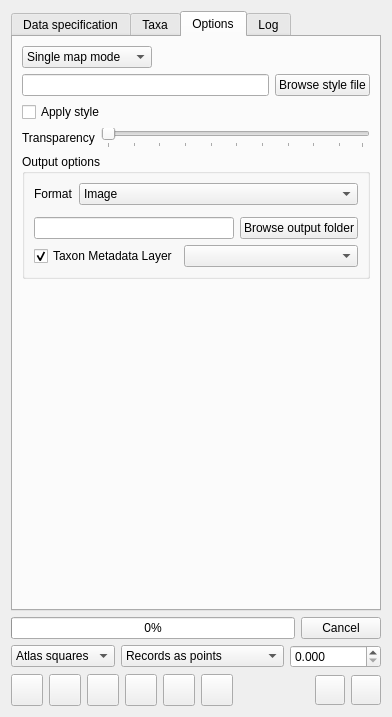
<?xml version="1.0" encoding="UTF-8"?>
<ui version="4.0">
 <class>Biorec</class>
 <widget class="QDialog" name="Biorec">
  <property name="geometry">
   <rect>
    <x>0</x>
    <y>0</y>
    <width>391</width>
    <height>717</height>
   </rect>
  </property>
  <property name="windowTitle">
   <string>FSC QGIS plugin</string>
  </property>
  <layout class="QVBoxLayout" name="verticalLayout_7">
   <item>
    <widget class="QTabWidget" name="tabWidget">
     <property name="currentIndex">
      <number>2</number>
     </property>
     <widget class="QWidget" name="tab">
      <attribute name="title">
       <string>Data specification</string>
      </attribute>
      <layout class="QVBoxLayout" name="verticalLayout_9">
       <item>
        <widget class="QgsCollapsibleGroupBox" name="mGroupBox_4">
         <property name="title">
          <string>Source definition</string>
         </property>
         <layout class="QVBoxLayout" name="verticalLayout_8">
          <item>
           <layout class="QHBoxLayout" name="horizontalLayout_12">
            <item>
             <widget class="QComboBox" name="cboDatasource">
              <item>
               <property name="text">
                <string>Create source from CSV file</string>
               </property>
              </item>
              <item>
               <property name="text">
                <string>Create source from R6 database</string>
               </property>
              </item>
             </widget>
            </item>
            <item>
             <widget class="QPushButton" name="butBrowse">
              <property name="enabled">
               <bool>true</bool>
              </property>
              <property name="minimumSize">
               <size>
                <width>30</width>
                <height>0</height>
               </size>
              </property>
              <property name="maximumSize">
               <size>
                <width>30</width>
                <height>16777215</height>
               </size>
              </property>
              <property name="toolTip">
               <string>Define data source</string>
              </property>
              <property name="text">
               <string>...</string>
              </property>
             </widget>
            </item>
           </layout>
          </item>
          <item>
           <layout class="QHBoxLayout" name="horizontalLayout_11">
            <item>
             <widget class="QLabel" name="lblLayer">
              <property name="text">
               <string>Source layer</string>
              </property>
             </widget>
            </item>
            <item>
             <widget class="QgsMapLayerComboBox" name="mlcbSourceLayer">
              <property name="sizePolicy">
               <sizepolicy hsizetype="Expanding" vsizetype="Fixed">
                <horstretch>0</horstretch>
                <verstretch>0</verstretch>
               </sizepolicy>
              </property>
              <property name="allowEmptyLayer" stdset="0">
               <bool>true</bool>
              </property>
             </widget>
            </item>
           </layout>
          </item>
         </layout>
        </widget>
       </item>
       <item>
        <widget class="QgsCollapsibleGroupBox" name="mGroupBox_5">
         <property name="title">
          <string>Column definitions</string>
         </property>
         <layout class="QFormLayout" name="formLayout">
          <item row="0" column="0">
           <widget class="QLabel" name="lblGridRefCol">
            <property name="text">
             <string>OS Grid Ref Column</string>
            </property>
           </widget>
          </item>
          <item row="0" column="1">
           <widget class="QgsFieldComboBox" name="fcbGridRefCol">
            <property name="sizePolicy">
             <sizepolicy hsizetype="Expanding" vsizetype="Fixed">
              <horstretch>0</horstretch>
              <verstretch>0</verstretch>
             </sizepolicy>
            </property>
            <property name="editable">
             <bool>false</bool>
            </property>
            <property name="allowEmptyFieldName" stdset="0">
             <bool>true</bool>
            </property>
           </widget>
          </item>
          <item row="1" column="0">
           <widget class="QLabel" name="lblXCol">
            <property name="text">
             <string>X Column</string>
            </property>
           </widget>
          </item>
          <item row="1" column="1">
           <widget class="QgsFieldComboBox" name="fcbXCol">
            <property name="sizePolicy">
             <sizepolicy hsizetype="Expanding" vsizetype="Fixed">
              <horstretch>0</horstretch>
              <verstretch>0</verstretch>
             </sizepolicy>
            </property>
            <property name="allowEmptyFieldName" stdset="0">
             <bool>true</bool>
            </property>
           </widget>
          </item>
          <item row="2" column="0">
           <widget class="QLabel" name="lblYCol">
            <property name="text">
             <string>Y Column</string>
            </property>
           </widget>
          </item>
          <item row="2" column="1">
           <widget class="QgsFieldComboBox" name="fcbYCol">
            <property name="sizePolicy">
             <sizepolicy hsizetype="Expanding" vsizetype="Fixed">
              <horstretch>0</horstretch>
              <verstretch>0</verstretch>
             </sizepolicy>
            </property>
            <property name="allowEmptyFieldName" stdset="0">
             <bool>true</bool>
            </property>
           </widget>
          </item>
          <item row="3" column="0">
           <widget class="QLabel" name="label_3">
            <property name="text">
             <string>Start Date Column</string>
            </property>
           </widget>
          </item>
          <item row="3" column="1">
           <widget class="QgsFieldComboBox" name="fcbDateCol">
            <property name="allowEmptyFieldName" stdset="0">
             <bool>true</bool>
            </property>
           </widget>
          </item>
          <item row="4" column="0">
           <widget class="QLabel" name="label_4">
            <property name="text">
             <string>End Date Column</string>
            </property>
           </widget>
          </item>
          <item row="4" column="1">
           <widget class="QgsFieldComboBox" name="fcbDate2Col">
            <property name="allowEmptyFieldName" stdset="0">
             <bool>true</bool>
            </property>
           </widget>
          </item>
          <item row="5" column="0">
           <widget class="QLabel" name="lblAbundanceColumn">
            <property name="text">
             <string>Abundance Column</string>
            </property>
           </widget>
          </item>
          <item row="5" column="1">
           <widget class="QgsFieldComboBox" name="fcbAbundanceCol">
            <property name="allowEmptyFieldName" stdset="0">
             <bool>true</bool>
            </property>
           </widget>
          </item>
          <item row="6" column="0">
           <widget class="QLabel" name="lblGroupingCol">
            <property name="enabled">
             <bool>true</bool>
            </property>
            <property name="text">
             <string>Grouping Column</string>
            </property>
           </widget>
          </item>
          <item row="6" column="1">
           <widget class="QgsFieldComboBox" name="fcbGroupingCol">
            <property name="allowEmptyFieldName" stdset="0">
             <bool>true</bool>
            </property>
           </widget>
          </item>
          <item row="7" column="0">
           <widget class="QLabel" name="lblTaxonCol">
            <property name="text">
             <string>Taxon Column</string>
            </property>
           </widget>
          </item>
          <item row="7" column="1">
           <widget class="QgsFieldComboBox" name="fcbTaxonCol">
            <property name="allowEmptyFieldName" stdset="0">
             <bool>true</bool>
            </property>
           </widget>
          </item>
         </layout>
        </widget>
       </item>
       <item>
        <layout class="QHBoxLayout" name="horizontalLayout_13">
         <item>
          <widget class="QCheckBox" name="cbIsScientific">
           <property name="enabled">
            <bool>false</bool>
           </property>
           <property name="toolTip">
            <string>Select if taxon column contains scientific binomials</string>
           </property>
           <property name="text">
            <string>Scientific names</string>
           </property>
           <property name="checked">
            <bool>false</bool>
           </property>
          </widget>
         </item>
         <item>
          <widget class="QCheckBox" name="cbLoadTaxa">
           <property name="enabled">
            <bool>true</bool>
           </property>
           <property name="toolTip">
            <string>Select if taxon column contains scientific binomials</string>
           </property>
           <property name="text">
            <string>Load taxa on source selection</string>
           </property>
           <property name="checked">
            <bool>true</bool>
           </property>
          </widget>
         </item>
         <item>
          <spacer name="horizontalSpacer_4">
           <property name="orientation">
            <enum>Qt::Horizontal</enum>
           </property>
           <property name="sizeHint" stdset="0">
            <size>
             <width>18</width>
             <height>20</height>
            </size>
           </property>
          </spacer>
         </item>
        </layout>
       </item>
       <item>
        <widget class="QgsCollapsibleGroupBox" name="mGroupBox_2">
         <property name="title">
          <string>Input CRS</string>
         </property>
         <property name="collapsed" stdset="0">
          <bool>true</bool>
         </property>
         <layout class="QVBoxLayout" name="verticalLayout_6">
          <item>
           <widget class="QgsProjectionSelectionWidget" name="pswInputCRS" native="true">
            <property name="sizePolicy">
             <sizepolicy hsizetype="Expanding" vsizetype="Preferred">
              <horstretch>0</horstretch>
              <verstretch>0</verstretch>
             </sizepolicy>
            </property>
           </widget>
          </item>
         </layout>
        </widget>
       </item>
       <item>
        <widget class="QgsCollapsibleGroupBox" name="mGroupBox_3">
         <property name="title">
          <string>Output CRS</string>
         </property>
         <property name="collapsed" stdset="0">
          <bool>true</bool>
         </property>
         <layout class="QVBoxLayout" name="verticalLayout">
          <item>
           <layout class="QHBoxLayout" name="horizontalLayout_7">
            <item>
             <widget class="QRadioButton" name="rbOutCrsBritish">
              <property name="sizePolicy">
               <sizepolicy hsizetype="MinimumExpanding" vsizetype="Fixed">
                <horstretch>0</horstretch>
                <verstretch>0</verstretch>
               </sizepolicy>
              </property>
              <property name="minimumSize">
               <size>
                <width>50</width>
                <height>0</height>
               </size>
              </property>
              <property name="text">
               <string>British</string>
              </property>
              <property name="checked">
               <bool>true</bool>
              </property>
             </widget>
            </item>
            <item>
             <widget class="QRadioButton" name="rbOutCrsIrish">
              <property name="sizePolicy">
               <sizepolicy hsizetype="MinimumExpanding" vsizetype="Fixed">
                <horstretch>0</horstretch>
                <verstretch>0</verstretch>
               </sizepolicy>
              </property>
              <property name="minimumSize">
               <size>
                <width>50</width>
                <height>0</height>
               </size>
              </property>
              <property name="text">
               <string>Irish</string>
              </property>
             </widget>
            </item>
            <item>
             <widget class="QRadioButton" name="rbOutCrsInput">
              <property name="sizePolicy">
               <sizepolicy hsizetype="MinimumExpanding" vsizetype="Fixed">
                <horstretch>0</horstretch>
                <verstretch>0</verstretch>
               </sizepolicy>
              </property>
              <property name="minimumSize">
               <size>
                <width>50</width>
                <height>0</height>
               </size>
              </property>
              <property name="text">
               <string>Input</string>
              </property>
             </widget>
            </item>
            <item>
             <widget class="QRadioButton" name="rbOutCrsOther">
              <property name="sizePolicy">
               <sizepolicy hsizetype="MinimumExpanding" vsizetype="Fixed">
                <horstretch>0</horstretch>
                <verstretch>0</verstretch>
               </sizepolicy>
              </property>
              <property name="minimumSize">
               <size>
                <width>50</width>
                <height>0</height>
               </size>
              </property>
              <property name="text">
               <string>Other</string>
              </property>
             </widget>
            </item>
            <item>
             <spacer name="horizontalSpacer_2">
              <property name="orientation">
               <enum>Qt::Horizontal</enum>
              </property>
              <property name="sizeHint" stdset="0">
               <size>
                <width>40</width>
                <height>20</height>
               </size>
              </property>
             </spacer>
            </item>
           </layout>
          </item>
          <item>
           <widget class="QgsProjectionSelectionWidget" name="pswOutputCRS" native="true">
            <property name="sizePolicy">
             <sizepolicy hsizetype="Expanding" vsizetype="Preferred">
              <horstretch>0</horstretch>
              <verstretch>0</verstretch>
             </sizepolicy>
            </property>
           </widget>
          </item>
         </layout>
        </widget>
       </item>
       <item>
        <spacer name="verticalSpacer_2">
         <property name="orientation">
          <enum>Qt::Vertical</enum>
         </property>
         <property name="sizeHint" stdset="0">
          <size>
           <width>20</width>
           <height>84</height>
          </size>
         </property>
        </spacer>
       </item>
      </layout>
     </widget>
     <widget class="QWidget" name="tab_3">
      <attribute name="title">
       <string>Taxa</string>
      </attribute>
      <layout class="QVBoxLayout" name="verticalLayout_3">
       <item>
        <widget class="QTreeView" name="tvTaxa">
         <property name="toolTip">
          <string/>
         </property>
         <attribute name="headerVisible">
          <bool>false</bool>
         </attribute>
        </widget>
       </item>
       <item>
        <widget class="QFrame" name="frame_2">
         <property name="sizePolicy">
          <sizepolicy hsizetype="Ignored" vsizetype="Preferred">
           <horstretch>0</horstretch>
           <verstretch>0</verstretch>
          </sizepolicy>
         </property>
         <property name="frameShape">
          <enum>QFrame::NoFrame</enum>
         </property>
         <property name="frameShadow">
          <enum>QFrame::Raised</enum>
         </property>
         <layout class="QHBoxLayout" name="horizontalLayout">
          <property name="spacing">
           <number>2</number>
          </property>
          <property name="leftMargin">
           <number>0</number>
          </property>
          <property name="topMargin">
           <number>0</number>
          </property>
          <property name="rightMargin">
           <number>0</number>
          </property>
          <property name="bottomMargin">
           <number>0</number>
          </property>
          <item>
           <widget class="QPushButton" name="butContract">
            <property name="sizePolicy">
             <sizepolicy hsizetype="Fixed" vsizetype="Fixed">
              <horstretch>0</horstretch>
              <verstretch>0</verstretch>
             </sizepolicy>
            </property>
            <property name="minimumSize">
             <size>
              <width>25</width>
              <height>0</height>
             </size>
            </property>
            <property name="maximumSize">
             <size>
              <width>25</width>
              <height>16777215</height>
             </size>
            </property>
            <property name="toolTip">
             <string>Contract all items</string>
            </property>
            <property name="text">
             <string>-</string>
            </property>
           </widget>
          </item>
          <item>
           <widget class="QPushButton" name="butExpand">
            <property name="sizePolicy">
             <sizepolicy hsizetype="Fixed" vsizetype="Fixed">
              <horstretch>0</horstretch>
              <verstretch>0</verstretch>
             </sizepolicy>
            </property>
            <property name="minimumSize">
             <size>
              <width>25</width>
              <height>0</height>
             </size>
            </property>
            <property name="maximumSize">
             <size>
              <width>25</width>
              <height>16777215</height>
             </size>
            </property>
            <property name="toolTip">
             <string>Expand all items</string>
            </property>
            <property name="text">
             <string>+</string>
            </property>
           </widget>
          </item>
          <item>
           <widget class="QPushButton" name="butCheckAll">
            <property name="sizePolicy">
             <sizepolicy hsizetype="Fixed" vsizetype="Fixed">
              <horstretch>0</horstretch>
              <verstretch>0</verstretch>
             </sizepolicy>
            </property>
            <property name="minimumSize">
             <size>
              <width>55</width>
              <height>0</height>
             </size>
            </property>
            <property name="maximumSize">
             <size>
              <width>200</width>
              <height>16777215</height>
             </size>
            </property>
            <property name="toolTip">
             <string>Check all items</string>
            </property>
            <property name="text">
             <string>Check all</string>
            </property>
           </widget>
          </item>
          <item>
           <widget class="QPushButton" name="butUncheckAll">
            <property name="minimumSize">
             <size>
              <width>65</width>
              <height>0</height>
             </size>
            </property>
            <property name="maximumSize">
             <size>
              <width>200</width>
              <height>16777215</height>
             </size>
            </property>
            <property name="toolTip">
             <string>Uncheck all items</string>
            </property>
            <property name="text">
             <string>Uncheck all</string>
            </property>
           </widget>
          </item>
          <item>
           <spacer name="horizontalSpacer">
            <property name="orientation">
             <enum>Qt::Horizontal</enum>
            </property>
            <property name="sizeHint" stdset="0">
             <size>
              <width>200</width>
              <height>20</height>
             </size>
            </property>
           </spacer>
          </item>
          <item>
           <widget class="QPushButton" name="butGenTree">
            <property name="toolTip">
             <string>Create/recreate species tree</string>
            </property>
            <property name="text">
             <string>Reload taxa</string>
            </property>
           </widget>
          </item>
         </layout>
        </widget>
       </item>
      </layout>
     </widget>
     <widget class="QWidget" name="tab_5">
      <attribute name="title">
       <string>Options</string>
      </attribute>
      <layout class="QVBoxLayout" name="verticalLayout_5">
       <item>
        <widget class="QComboBox" name="cboBatchMode">
         <property name="minimumSize">
          <size>
           <width>130</width>
           <height>0</height>
          </size>
         </property>
         <property name="maximumSize">
          <size>
           <width>130</width>
           <height>16777215</height>
          </size>
         </property>
         <property name="toolTip">
          <string>Single or batch mode?</string>
         </property>
         <item>
          <property name="text">
           <string>Single map mode</string>
          </property>
         </item>
         <item>
          <property name="text">
           <string>Batch map mode</string>
          </property>
         </item>
        </widget>
       </item>
       <item>
        <layout class="QHBoxLayout" name="horizontalLayout_4">
         <item>
          <widget class="QLineEdit" name="leStyleFile">
           <property name="toolTip">
            <string>Path of style file to apply to created maps</string>
           </property>
          </widget>
         </item>
         <item>
          <widget class="QPushButton" name="pbBrowseStyleFile">
           <property name="minimumSize">
            <size>
             <width>0</width>
             <height>0</height>
            </size>
           </property>
           <property name="text">
            <string>Browse style file</string>
           </property>
          </widget>
         </item>
        </layout>
       </item>
       <item>
        <widget class="QCheckBox" name="cbApplyStyle">
         <property name="text">
          <string>Apply style</string>
         </property>
        </widget>
       </item>
       <item>
        <layout class="QHBoxLayout" name="horizontalLayout_8">
         <item>
          <widget class="QLabel" name="label_2">
           <property name="text">
            <string>Transparency</string>
           </property>
          </widget>
         </item>
         <item>
          <widget class="QSlider" name="hsLayerTransparency">
           <property name="sizePolicy">
            <sizepolicy hsizetype="MinimumExpanding" vsizetype="Fixed">
             <horstretch>0</horstretch>
             <verstretch>0</verstretch>
            </sizepolicy>
           </property>
           <property name="orientation">
            <enum>Qt::Horizontal</enum>
           </property>
           <property name="tickPosition">
            <enum>QSlider::TicksBelow</enum>
           </property>
           <property name="tickInterval">
            <number>10</number>
           </property>
          </widget>
         </item>
        </layout>
       </item>
       <item>
        <widget class="QgsCollapsibleGroupBox" name="mGroupBox">
         <property name="title">
          <string>Output options</string>
         </property>
         <layout class="QVBoxLayout" name="verticalLayout_2">
          <item>
           <layout class="QHBoxLayout" name="horizontalLayout_9">
            <item>
             <widget class="QLabel" name="label">
              <property name="sizePolicy">
               <sizepolicy hsizetype="Preferred" vsizetype="Preferred">
                <horstretch>0</horstretch>
                <verstretch>0</verstretch>
               </sizepolicy>
              </property>
              <property name="minimumSize">
               <size>
                <width>0</width>
                <height>0</height>
               </size>
              </property>
              <property name="maximumSize">
               <size>
                <width>16777215</width>
                <height>16777215</height>
               </size>
              </property>
              <property name="text">
               <string>Format</string>
              </property>
             </widget>
            </item>
            <item>
             <widget class="QComboBox" name="cboOutputFormat">
              <property name="sizePolicy">
               <sizepolicy hsizetype="MinimumExpanding" vsizetype="Fixed">
                <horstretch>0</horstretch>
                <verstretch>0</verstretch>
               </sizepolicy>
              </property>
              <property name="editable">
               <bool>false</bool>
              </property>
              <item>
               <property name="text">
                <string>Image</string>
               </property>
              </item>
              <item>
               <property name="text">
                <string>Shapefile</string>
               </property>
              </item>
              <item>
               <property name="text">
                <string>GeoJSON</string>
               </property>
              </item>
              <item>
               <property name="text">
                <string>Composer image</string>
               </property>
              </item>
              <item>
               <property name="text">
                <string>Composer PDF</string>
               </property>
              </item>
              <item>
               <property name="text">
                <string>Composer SVG</string>
               </property>
              </item>
             </widget>
            </item>
           </layout>
          </item>
          <item>
           <widget class="QgsProjectionSelectionWidget" name="qgsOutputCRS" native="true"/>
          </item>
          <item>
           <layout class="QHBoxLayout" name="horizontalLayout_3">
            <item>
             <widget class="QLineEdit" name="leImageFolder">
              <property name="toolTip">
               <string>Folder for atlas images</string>
              </property>
             </widget>
            </item>
            <item>
             <widget class="QPushButton" name="pbBrowseImageFolder">
              <property name="text">
               <string>Browse output folder</string>
              </property>
             </widget>
            </item>
           </layout>
          </item>
          <item>
           <layout class="QHBoxLayout" name="horizontalLayout_10">
            <item>
             <widget class="QCheckBox" name="cbTaxonMetaData">
              <property name="enabled">
               <bool>true</bool>
              </property>
              <property name="minimumSize">
               <size>
                <width>0</width>
                <height>0</height>
               </size>
              </property>
              <property name="maximumSize">
               <size>
                <width>16777215</width>
                <height>16777215</height>
               </size>
              </property>
              <property name="text">
               <string>Taxon Metadata Layer</string>
              </property>
              <property name="checked">
               <bool>true</bool>
              </property>
             </widget>
            </item>
            <item>
             <widget class="QgsMapLayerComboBox" name="mlcbTaxonMetaDataLayer">
              <property name="sizePolicy">
               <sizepolicy hsizetype="MinimumExpanding" vsizetype="Fixed">
                <horstretch>0</horstretch>
                <verstretch>0</verstretch>
               </sizepolicy>
              </property>
             </widget>
            </item>
           </layout>
          </item>
         </layout>
        </widget>
       </item>
       <item>
        <spacer name="verticalSpacer">
         <property name="orientation">
          <enum>Qt::Vertical</enum>
         </property>
         <property name="sizeHint" stdset="0">
          <size>
           <width>20</width>
           <height>52</height>
          </size>
         </property>
        </spacer>
       </item>
      </layout>
      <zorder>cboBatchMode</zorder>
      <zorder>cbApplyStyle</zorder>
      <zorder>mGroupBox</zorder>
      <zorder>verticalSpacer</zorder>
     </widget>
     <widget class="QWidget" name="tab_4">
      <attribute name="title">
       <string>Log</string>
      </attribute>
      <layout class="QVBoxLayout" name="verticalLayout_4">
       <item>
        <widget class="QPlainTextEdit" name="pteLog">
         <property name="toolTip">
          <string>Information messages generated during map layer creation</string>
         </property>
        </widget>
       </item>
      </layout>
     </widget>
    </widget>
   </item>
   <item>
    <layout class="QHBoxLayout" name="horizontalLayout_6">
     <item>
      <widget class="QProgressBar" name="progBatch">
       <property name="toolTip">
        <string>Shows progress in batch mode</string>
       </property>
       <property name="value">
        <number>0</number>
       </property>
      </widget>
     </item>
     <item>
      <widget class="QPushButton" name="pbCancel">
       <property name="toolTip">
        <string>Cancel batch process</string>
       </property>
       <property name="text">
        <string>Cancel</string>
       </property>
      </widget>
     </item>
    </layout>
   </item>
   <item>
    <layout class="QHBoxLayout" name="horizontalLayout_5">
     <item>
      <widget class="QComboBox" name="cboSymbol">
       <property name="sizePolicy">
        <sizepolicy hsizetype="Preferred" vsizetype="Fixed">
         <horstretch>0</horstretch>
         <verstretch>0</verstretch>
        </sizepolicy>
       </property>
       <property name="minimumSize">
        <size>
         <width>0</width>
         <height>0</height>
        </size>
       </property>
       <property name="maximumSize">
        <size>
         <width>16777215</width>
         <height>16777215</height>
        </size>
       </property>
       <property name="toolTip">
        <string>Squares, circles or points?</string>
       </property>
       <item>
        <property name="text">
         <string>Atlas squares</string>
        </property>
       </item>
       <item>
        <property name="text">
         <string>Atlas circles</string>
        </property>
       </item>
       <item>
        <property name="text">
         <string>Atlas points</string>
        </property>
       </item>
      </widget>
     </item>
     <item>
      <widget class="QComboBox" name="cboMapType">
       <property name="sizePolicy">
        <sizepolicy hsizetype="MinimumExpanding" vsizetype="Fixed">
         <horstretch>0</horstretch>
         <verstretch>0</verstretch>
        </sizepolicy>
       </property>
       <property name="toolTip">
        <string>Type of map</string>
       </property>
       <item>
        <property name="text">
         <string>Records as points</string>
        </property>
       </item>
       <item>
        <property name="text">
         <string>Records as grid squares</string>
        </property>
       </item>
       <item>
        <property name="text">
         <string>1 m atlas (10 fig gr)</string>
        </property>
       </item>
       <item>
        <property name="text">
         <string>10 m atlas (8 fig gr)</string>
        </property>
       </item>
       <item>
        <property name="text">
         <string>100 m atlas (6 fig gr)</string>
        </property>
       </item>
       <item>
        <property name="text">
         <string>1 km atlas (monads)</string>
        </property>
       </item>
       <item>
        <property name="text">
         <string>2 km atlas (tetrads)</string>
        </property>
       </item>
       <item>
        <property name="text">
         <string>5 km atlas (quadrants)</string>
        </property>
       </item>
       <item>
        <property name="text">
         <string>10 km atlas (hectads)</string>
        </property>
       </item>
       <item>
        <property name="text">
         <string>User-defined atlas size:</string>
        </property>
       </item>
      </widget>
     </item>
     <item>
      <widget class="QDoubleSpinBox" name="dsbGridSize">
       <property name="toolTip">
        <string>&lt;html&gt;&lt;head/&gt;&lt;body&gt;&lt;p&gt;Grid size for atlas - specify in units used by output CRS&lt;/p&gt;&lt;/body&gt;&lt;/html&gt;</string>
       </property>
       <property name="decimals">
        <number>3</number>
       </property>
       <property name="maximum">
        <double>100000000.000000000000000</double>
       </property>
       <property name="singleStep">
        <double>100.000000000000000</double>
       </property>
      </widget>
     </item>
    </layout>
   </item>
   <item>
    <layout class="QHBoxLayout" name="horizontalLayout_2">
     <item>
      <widget class="QPushButton" name="butMap">
       <property name="sizePolicy">
        <sizepolicy hsizetype="Fixed" vsizetype="Fixed">
         <horstretch>0</horstretch>
         <verstretch>0</verstretch>
        </sizepolicy>
       </property>
       <property name="minimumSize">
        <size>
         <width>32</width>
         <height>32</height>
        </size>
       </property>
       <property name="maximumSize">
        <size>
         <width>32</width>
         <height>32</height>
        </size>
       </property>
       <property name="toolTip">
        <string>Create map layer</string>
       </property>
       <property name="text">
        <string/>
       </property>
       <property name="icon">
        <iconset>
         <normaloff>images/maptaxa.png</normaloff>images/maptaxa.png</iconset>
       </property>
       <property name="iconSize">
        <size>
         <width>30</width>
         <height>30</height>
        </size>
       </property>
      </widget>
     </item>
     <item>
      <widget class="QPushButton" name="butSaveImage">
       <property name="minimumSize">
        <size>
         <width>32</width>
         <height>32</height>
        </size>
       </property>
       <property name="maximumSize">
        <size>
         <width>32</width>
         <height>32</height>
        </size>
       </property>
       <property name="toolTip">
        <string>Save temporary map layers as images or permanent layers</string>
       </property>
       <property name="text">
        <string/>
       </property>
       <property name="icon">
        <iconset>
         <normaloff>images/saveimage.png</normaloff>images/saveimage.png</iconset>
       </property>
       <property name="iconSize">
        <size>
         <width>28</width>
         <height>28</height>
        </size>
       </property>
      </widget>
     </item>
     <item>
      <widget class="QPushButton" name="butShowAll">
       <property name="minimumSize">
        <size>
         <width>32</width>
         <height>32</height>
        </size>
       </property>
       <property name="maximumSize">
        <size>
         <width>32</width>
         <height>32</height>
        </size>
       </property>
       <property name="toolTip">
        <string>Show all generated map layers</string>
       </property>
       <property name="text">
        <string/>
       </property>
       <property name="icon">
        <iconset>
         <normaloff>images/layershow.png</normaloff>images/layershow.png</iconset>
       </property>
       <property name="iconSize">
        <size>
         <width>26</width>
         <height>26</height>
        </size>
       </property>
      </widget>
     </item>
     <item>
      <widget class="QPushButton" name="butHideAll">
       <property name="minimumSize">
        <size>
         <width>32</width>
         <height>32</height>
        </size>
       </property>
       <property name="maximumSize">
        <size>
         <width>32</width>
         <height>32</height>
        </size>
       </property>
       <property name="toolTip">
        <string>Hide all generated map layers</string>
       </property>
       <property name="text">
        <string/>
       </property>
       <property name="icon">
        <iconset>
         <normaloff>images/layerhide.png</normaloff>images/layerhide.png</iconset>
       </property>
       <property name="iconSize">
        <size>
         <width>26</width>
         <height>26</height>
        </size>
       </property>
      </widget>
     </item>
     <item>
      <widget class="QPushButton" name="butRemoveMap">
       <property name="sizePolicy">
        <sizepolicy hsizetype="Fixed" vsizetype="Fixed">
         <horstretch>0</horstretch>
         <verstretch>0</verstretch>
        </sizepolicy>
       </property>
       <property name="minimumSize">
        <size>
         <width>32</width>
         <height>32</height>
        </size>
       </property>
       <property name="maximumSize">
        <size>
         <width>32</width>
         <height>32</height>
        </size>
       </property>
       <property name="toolTip">
        <string>Remove last map layer</string>
       </property>
       <property name="text">
        <string/>
       </property>
       <property name="icon">
        <iconset>
         <normaloff>images/removelayer.png</normaloff>images/removelayer.png</iconset>
       </property>
       <property name="iconSize">
        <size>
         <width>30</width>
         <height>30</height>
        </size>
       </property>
      </widget>
     </item>
     <item>
      <widget class="QPushButton" name="butRemoveMaps">
       <property name="sizePolicy">
        <sizepolicy hsizetype="Fixed" vsizetype="Fixed">
         <horstretch>0</horstretch>
         <verstretch>0</verstretch>
        </sizepolicy>
       </property>
       <property name="minimumSize">
        <size>
         <width>32</width>
         <height>32</height>
        </size>
       </property>
       <property name="maximumSize">
        <size>
         <width>32</width>
         <height>32</height>
        </size>
       </property>
       <property name="toolTip">
        <string>Remove all map layers</string>
       </property>
       <property name="text">
        <string/>
       </property>
       <property name="icon">
        <iconset>
         <normaloff>images/removelayers.png</normaloff>images/removelayers.png</iconset>
       </property>
       <property name="iconSize">
        <size>
         <width>30</width>
         <height>30</height>
        </size>
       </property>
      </widget>
     </item>
     <item>
      <spacer name="horizontalSpacer_3">
       <property name="orientation">
        <enum>Qt::Horizontal</enum>
       </property>
       <property name="sizeHint" stdset="0">
        <size>
         <width>40</width>
         <height>20</height>
        </size>
       </property>
      </spacer>
     </item>
     <item>
      <widget class="QPushButton" name="butHelp">
       <property name="minimumSize">
        <size>
         <width>30</width>
         <height>30</height>
        </size>
       </property>
       <property name="maximumSize">
        <size>
         <width>30</width>
         <height>30</height>
        </size>
       </property>
       <property name="toolTip">
        <string>&lt;html&gt;&lt;head/&gt;&lt;body&gt;&lt;p&gt;&lt;span style=&quot; font-size:12pt;&quot;&gt;Get more information about this tool and help on using it. This links to a webpage with up-to-date information about the tool. &lt;/span&gt;&lt;/p&gt;&lt;/body&gt;&lt;/html&gt;</string>
       </property>
       <property name="text">
        <string/>
       </property>
       <property name="icon">
        <iconset>
         <normaloff>images/info.png</normaloff>images/info.png</iconset>
       </property>
       <property name="iconSize">
        <size>
         <width>24</width>
         <height>24</height>
        </size>
       </property>
      </widget>
     </item>
     <item>
      <widget class="QPushButton" name="butGithub">
       <property name="minimumSize">
        <size>
         <width>30</width>
         <height>30</height>
        </size>
       </property>
       <property name="maximumSize">
        <size>
         <width>30</width>
         <height>30</height>
        </size>
       </property>
       <property name="toolTip">
        <string>&lt;html&gt;&lt;head/&gt;&lt;body&gt;&lt;p&gt;&lt;span style=&quot; font-size:12pt; font-weight:600;&quot;&gt;Report an issue with this tool.&lt;/span&gt;&lt;span style=&quot; font-size:12pt;&quot;&gt; Using this channel is the best way to get attention quickly. Issues can be bug reports, enhancement requests or just questions. Anyone can view current issues, but to add a new issue you will need to sign up for a free Github account (very easy).&lt;/span&gt;&lt;/p&gt;&lt;/body&gt;&lt;/html&gt;</string>
       </property>
       <property name="text">
        <string/>
       </property>
       <property name="icon">
        <iconset>
         <normaloff>images/github.png</normaloff>images/github.png</iconset>
       </property>
       <property name="iconSize">
        <size>
         <width>24</width>
         <height>24</height>
        </size>
       </property>
      </widget>
     </item>
    </layout>
   </item>
  </layout>
 </widget>
 <customwidgets>
  <customwidget>
   <class>QgsCollapsibleGroupBox</class>
   <extends>QGroupBox</extends>
   <header>qgscollapsiblegroupbox.h</header>
   <container>1</container>
  </customwidget>
  <customwidget>
   <class>QgsFieldComboBox</class>
   <extends>QComboBox</extends>
   <header>qgsfieldcombobox.h</header>
  </customwidget>
  <customwidget>
   <class>QgsMapLayerComboBox</class>
   <extends>QComboBox</extends>
   <header>qgsmaplayercombobox.h</header>
  </customwidget>
  <customwidget>
   <class>QgsProjectionSelectionWidget</class>
   <extends>QWidget</extends>
   <header>qgsprojectionselectionwidget.h</header>
  </customwidget>
 </customwidgets>
 <resources/>
 <connections/>
</ui>
